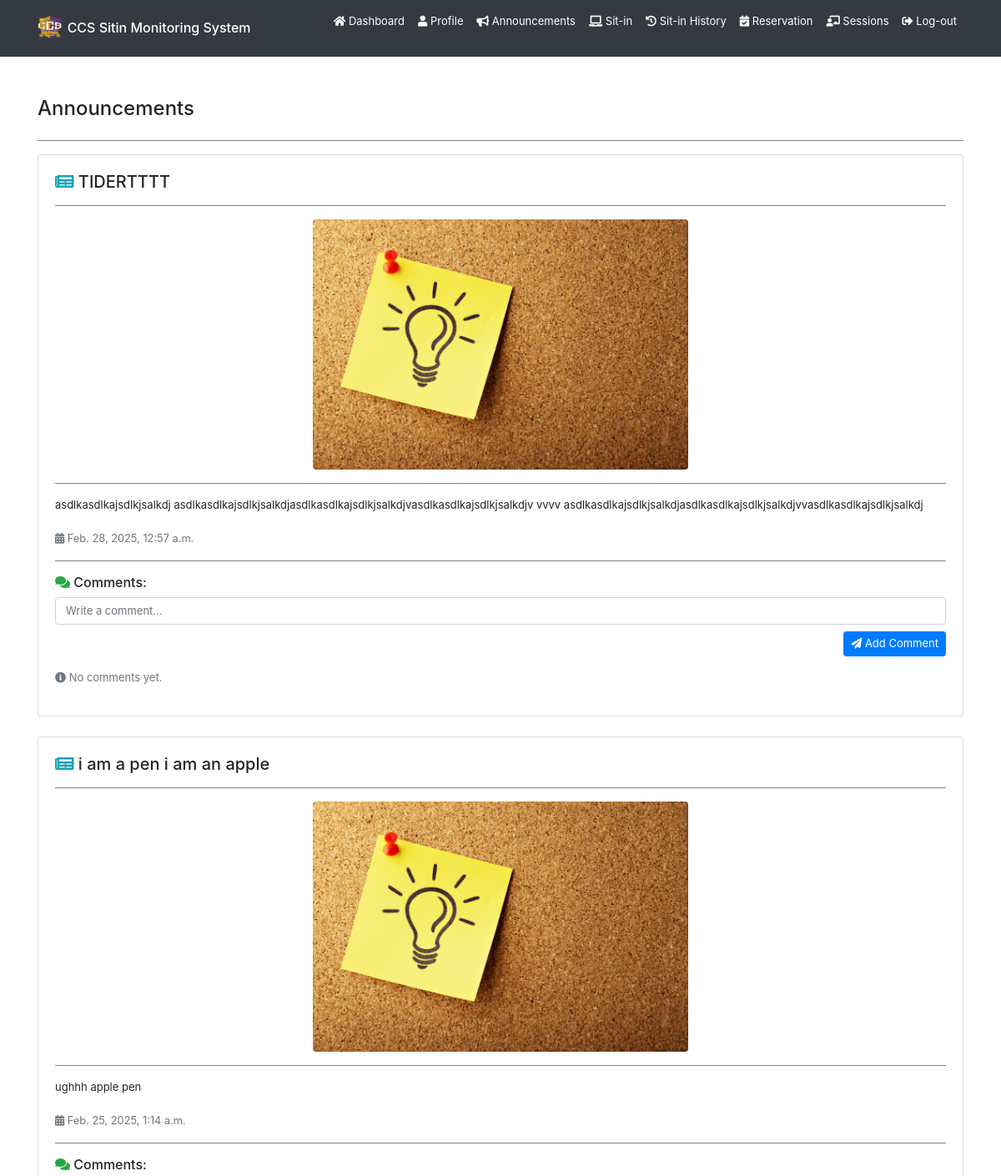
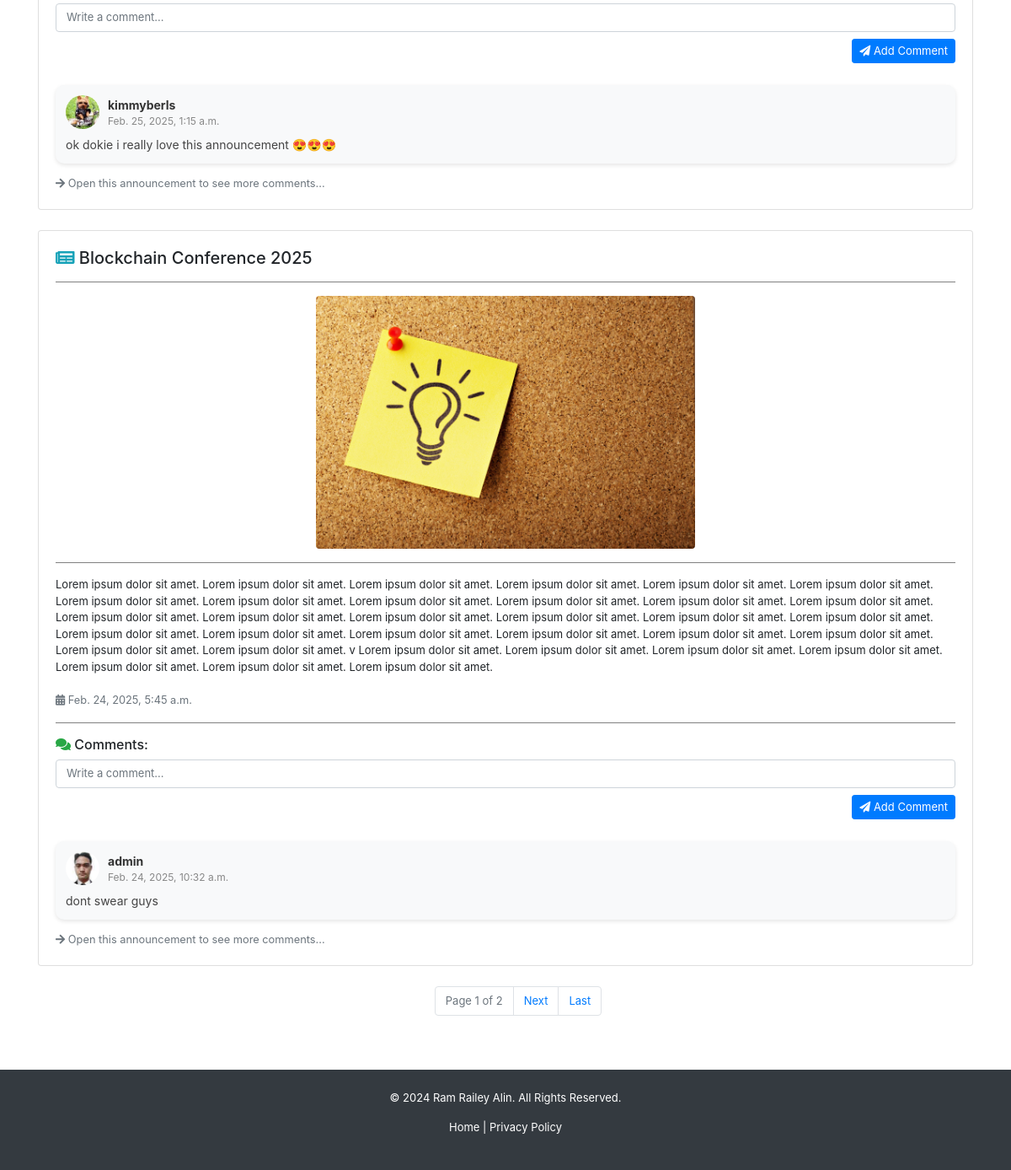
Page /announcements/ (signed in) on the committed database (2 pictures, top to bottom).
### backend/models.py (models this page shows, shortened)
class Announcement(models.Model):
    title = models.CharField(max_length=255, blank=True, null=True)
    content = models.TextField(blank=True, null=True)
    image = models.ImageField(upload_to="announcements/", default="announcements/announcement.jpg", blank=True, null=True)
    date = models.DateTimeField(auto_now_add=True)
    updated_at = models.DateTimeField(auto_now=True)
    superuser = models.ForeignKey(User, on_delete=models.CASCADE, limit_choices_to={'is_superuser': True})

class AnnouncementComment(models.Model):
    comment = models.TextField(blank=True, null=True)
    date = models.DateTimeField(auto_now_add=True)
    updated_at = models.DateTimeField(auto_now=True)
    announcement = models.ForeignKey(Announcement, on_delete=models.CASCADE)
    user = models.ForeignKey(User, on_delete=models.CASCADE)

class Registration(models.Model):
    idno = models.IntegerField(primary_key=True)
    lastname = models.CharField(max_length=80, null=True, blank=True)
    firstname = models.CharField(max_length=80, null=True, blank=True)
    middlename = models.CharField(max_length=80, null=True, blank=True)
    course = models.CharField(max_length=80, choices=COURSE_CHOICES, null=True, blank=True)
    level = models.IntegerField(null=True, choices=LEVEL_CHOICES, blank=True)
    email = models.EmailField(max_length=80, null=True, blank=True)
    address = models.CharField(max_length=255, null=True, blank=True)
    sessions = models.IntegerField(default=30, null=True, blank=True)
    profilepicture_og = models.ImageField(upload_to="profiles/", default="profiles/default.jpg", blank=True, null=True)
    profilepicture_lg = models.ImageField(upload_to="profiles/", default="profiles/default_lg.jpg", blank=True, null=True)
    profilepicture_md = models.ImageField(upload_to="profiles/", default="profiles/default_md.jpg", blank=True, null=True)
    profilepicture_sm = models.ImageField(upload_to="profiles/", default="profiles/default_sm.jpg", blank=True, null=True)
    profiledescription = models.TextField(blank=True, null=True)
    username = models.OneToOneField(User, on_delete=models.CASCADE)

### backend/views.py (the view)
# urls.py: path('announcements/', views.announcements, name='user-announcements'),
@login_required
def announcements(request):
    if request.user.is_authenticated:
        announcements = Announcement.objects.all().order_by('-updated_at')
        announcementcomments = {}
        for announcement in announcements:
            comment = list(AnnouncementComment.objects.filter(announcement=announcement).order_by('-updated_at')[:5])
            announcementcomments[announcement.id] = comment
        paginator = Paginator(announcements, 3)
        page_number = request.GET.get('page')
        page_obj = paginator.get_page(page_number)
        try:
            register = Registration.objects.get(username=request.user)
        except Registration.DoesNotExist:
            register = request.user
        return render(request, 'backend/pages/announcements.html', context={'announcements': page_obj, 'announcementcomments': announcementcomments, 'register': register} )
    return redirect('/')

### backend/templatetags/custom_filters.py (called while the page is built)
@register.filter
def get_item(dictionary, key):
    return dictionary.get(key, [])

### backend/templates/backend/pages/announcements.html (shortened to what this page needs)
{% extends 'backend/base.html' %}
{% load static %}
{% load custom_filters %}
{% block content %}
<div class="container mt-5">
    <div class="d-flex align-items-center mb-4">
        <h4 class="m-0">Announcements</h4>
    </div>
    <hr>
    {% for announcement in announcements %}
    <div id="announcement-body" class="card mb-4 announcement-card shadow-sm">
        <div class="card-body">
            <h5 class="announcement-title">
                <i class="fas fa-newspaper text-info"></i> {{ announcement.title }}
            </h5>
            <hr>
            {% if announcement.image %}
            <div class="text-center">
                <img src="{{ announcement.image.url }}" alt="Announcement Image" class="img-fluid rounded" style="max-height: 300px; object-fit: cover;">
            </div>
            <hr>
            {% endif %}
            <p>{{ announcement.content }}</p>
            <small class="text-muted">
                <i class="fas fa-calendar-alt"></i> {{ announcement.date }}
            </small>
            <hr>
            <div>
                <h6><i class="fas fa-comments text-success"></i> Comments:</h6>
                <form id="comment-form-{{ announcement.id }}">
                    <div class="form-group">
                        <textarea class="form-control comment-box" rows="1" placeholder="Write a comment..." style="resize: none; overflow-y: hidden;"
                        oninput="this.style.height = ''; this.style.height = this.scrollHeight + 'px'"
                        required></textarea>
                        <button type="button"
                            onclick="PostComment(this.parentElement.parentElement, '{{ announcement.id }}', '{{ csrf_token }}')"
                            class="btn btn-sm btn-primary float-right mt-2">
                            <i class="fas fa-paper-plane"></i> Add Comment
                        </button>
                    </div>
                </form>
                {% with announcement.announcementcomment_set.all as related_comments %}
                {% if related_comments %}
                    {% for comment in announcementcomments|get_item:announcement.id %}
                    <div class="comment-card">
                        <div class="comment-header">
                            <img src="{{ comment.user.registration.profilepicture_sm.url }}" alt="Profile Picture"
                                class="comment-pic">
                            <div class="comment-user-info">
                                <strong>{{ comment.user.username }}</strong>
                                <span class="comment-date">{{ comment.date }}</span>
                            </div>
                        </div>
                        <div class="comment-body">
                            <p>{{ comment.comment }}</p>
                        </div>
                    </div>
                    {% endfor %}
                    <a href="{% url 'user-announcement' announcement.id %}" class="small text-muted">
                        <i class="fas fa-arrow-right"></i> Open this announcement to see more comments...
                    </a>
                {% else %}
                <p class="text-muted"><i class="fas fa-info-circle"></i> No comments yet.</p>
                {% endif %}
                {% endwith %}
            </div>
        </div>
    </div>
    {% empty %}
    <div class="card p-3 shadow-sm">
        <h5 class="text-muted"><i class="fas fa-exclamation-circle"></i> No announcements available.</h5>
    </div>
    {% endfor %}
    <div class="pagination mt-3 d-flex flex-column justify-content-center">
        <nav aria-label="Announcements pagination">
            <ul class="pagination justify-content-center">
                <li class="page-item disabled">
                    <span class="page-link">Page {{ announcements.number }} of {{ announcements.paginator.num_pages }}</span>
                </li>
                {% if announcements.has_next %}
                <li class="page-item">
                    <a class="page-link" href="?page={{ announcements.next_page_number }}">Next</a>
                </li>
                <li class="page-item">
                    <a class="page-link" href="?page={{ announcements.paginator.num_pages }}">Last</a>
                </li>
                {% endif %}
            </ul>
        </nav>
    </div>
</div>
{% endblock %}

### backend/static/backend/css/styles.css (style rules this page uses)
* { box-sizing: border-box; padding: 0; margin: 0; }
li { text-decoration: none; }
p { font-size: small; }
button { font-size: small; }
.btn { font-size: small; }
form { display: flex; flex-direction: column; row-gap: 10px; }
hr { width: 100%; border: none; border-top: 1px solid gray; }
ul { font-size: small; margin-left: 30px; }
.comment-card { background: #f8f9fa; border-radius: 10px; padding: 12px; margin: 10px 0; display: flex; flex-direction: column; box-shadow: 0 2px 5px rgba(0, 0, 0, 0.1); }
.comment-header { display: flex; align-items: center; margin-bottom: 8px; }
.comment-pic { width: 40px; height: 40px; border-radius: 50%; object-fit: cover; margin-right: 10px; }
.comment-user-info { display: flex; flex-direction: column; }
.comment-user-info strong { font-size: 14px; color: #333; }
.comment-date { font-size: 12px; color: #888; }
.comment-body p { font-size: 14px; margin: 0; color: #444; }
input[type="text"], input[type="email"], input[type="password"], input[type="number"], input[type="search"], input[type="tel"], input[type="url"], input[type="date"], input[type="datetime-local"], input[type="month"], input[type="week"], input[type="time"], textarea, select { font-size: small !important; }

### rows in the picture
Announcement: title "TIDERTTTT", image (picture), content "asdlkasdlkajsdlkjsalkdj asdlkasdlkajsdlkjsalkdjasdlkasdlkajsdlkjsalkdjvasdlkasdlkajsdlkjsalkdjv vvvv asdlkasdlkajsdlkjsalkdjasdlkasdlkajsdlkjsalkdjvvasdlkasdlkajsdlkjsalkdj", date "Feb. 28, 2025, 12:57 a.m.", shows "No comments yet."
Announcement: title "i am a pen i am an apple", image (picture), content "ughhh apple pen", date "Feb. 25, 2025, 1:14 a.m."
AnnouncementComment: user.registration.profilepicture_sm (picture), user.username "kimmyberls", date "Feb. 25, 2025, 1:15 a.m.", comment "ok dokie i really love this announcement 😍😍😍"
Announcement: title "Blockchain Conference 2025", image (picture), content "Lorem ipsum dolor sit amet. Lorem ipsum dolor sit amet. Lorem ipsum dolor sit amet. Lorem ipsum dolor sit amet. Lorem ipsum dolor sit amet. Lorem ipsum dolor sit amet. Lorem ipsum dolor sit amet. Lorem ipsum dolor sit amet. Lorem ipsum dolor sit amet. Lorem ipsum dolor sit amet. Lorem ipsum dolor sit amet. Lorem ipsum dolor sit amet. Lorem ipsum dolor sit amet. Lorem ipsum dolor sit amet. Lorem ipsum dolor sit amet. Lorem ipsum dolor sit amet. Lorem ipsum dolor sit amet. Lorem ipsum dolor sit amet. Lorem ipsum dolor sit amet. Lorem ipsum dolor sit amet. Lorem ipsum dolor sit amet. Lorem ipsum dolor sit amet. Lorem ipsum dolor sit amet. Lorem ipsum dolor sit amet. Lorem ipsum dolor sit amet.…", date "Feb. 24, 2025, 5:45 a.m."
AnnouncementComment: user.registration.profilepicture_sm (picture), user.username "admin", date "Feb. 24, 2025, 10:32 a.m.", comment "dont swear guys"

### other values in the picture
{{ announcements.number }} "1"
{{ announcements.paginator.num_pages }} "2"
